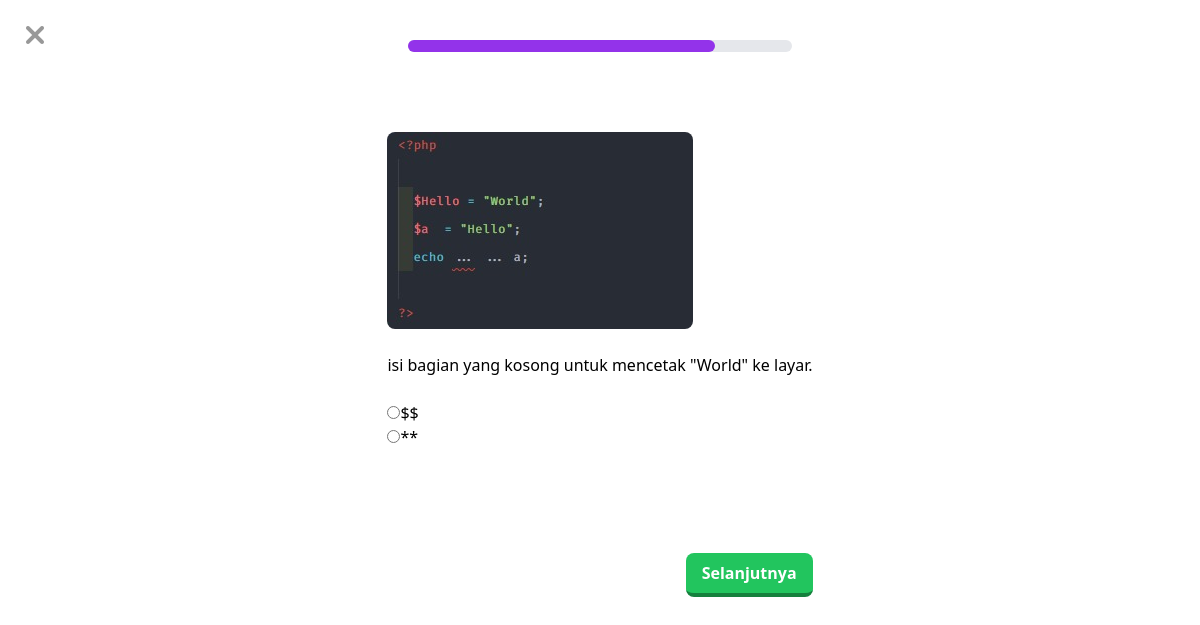
/codingku/php/variable1.5/question.php?n=16, run on the app's committed database.
### tables this page shows
CREATE TABLE `questions` (
  `question_number` int(11) NOT NULL,
  `question_text` text NOT NULL,
  `question_image` varchar(255) NOT NULL
);

CREATE TABLE `options` (
  `id` int(11) NOT NULL,
  `question_number` int(11) NOT NULL,
  `is_correct` tinyint(1) NOT NULL DEFAULT 0,
  `coption` text NOT NULL
);

### codingku/php/variable1.5/question.php (the view, shortened to what this page needs)
<?php
include '../../koneksi.php';
$number = $_GET['n'];
$query = "SELECT * FROM questions WHERE question_number = $number";
$result = mysqli_query($conn, $query);
$question = mysqli_fetch_assoc($result);
$query = "SELECT * FROM options WHERE question_number = $number";
$choices = mysqli_query($conn, $query);
?>
<html>
<head>
  <script src="https://cdn.tailwindcss.com"></script>
</head>
<section class="font-poppins">
  <div class="flex flex-col">
    <div class="relative">
      <div><a href="../../tailwind.php"><img src="../../gambar/x1.png" class="absolute top-5 left-5 opacity-40"></a></div>
    </div>
    <div class="m-auto my-10 mb-20">
      <div class="w-96 bg-gray-200 rounded-full h-3">
        <div class="bg-purple-600 h-3 rounded-full" style="width: 80%"></div>
      </div>
    </div>
    <div class="m-auto">
      <img class="rounded-lg" src="gambar/<?php echo $question['question_image']; ?>"><br>
      <p><?php echo $question['question_text']; ?> </p> <br>
      <form method="POST" action="process.php">
        <ul class="choicess">
          <?php while ($row = mysqli_fetch_assoc($choices)) { ?>
            <li><input type="radio" name="choice" value="<?php echo $row['id']; ?>" required><?php echo $row['coption']; ?></li>
          <?php } ?>
        </ul>
        <br>
        <div class="text-center mt-20">
          <button class="float-right bg-green-500 hover:bg-green-400 text-white font-bold py-2 px-4 border-b-4 border-green-700 hover:border-green-500 rounded-lg" name="submit" value="submit">Selanjutnya</a></button>
        </div>
    </div>
</section>

### data on the page
questions: question_image (picture), question_text "isi bagian yang kosong untuk mencetak \"World\" ke layar."
options: coption "$$"
options: coption "**"
